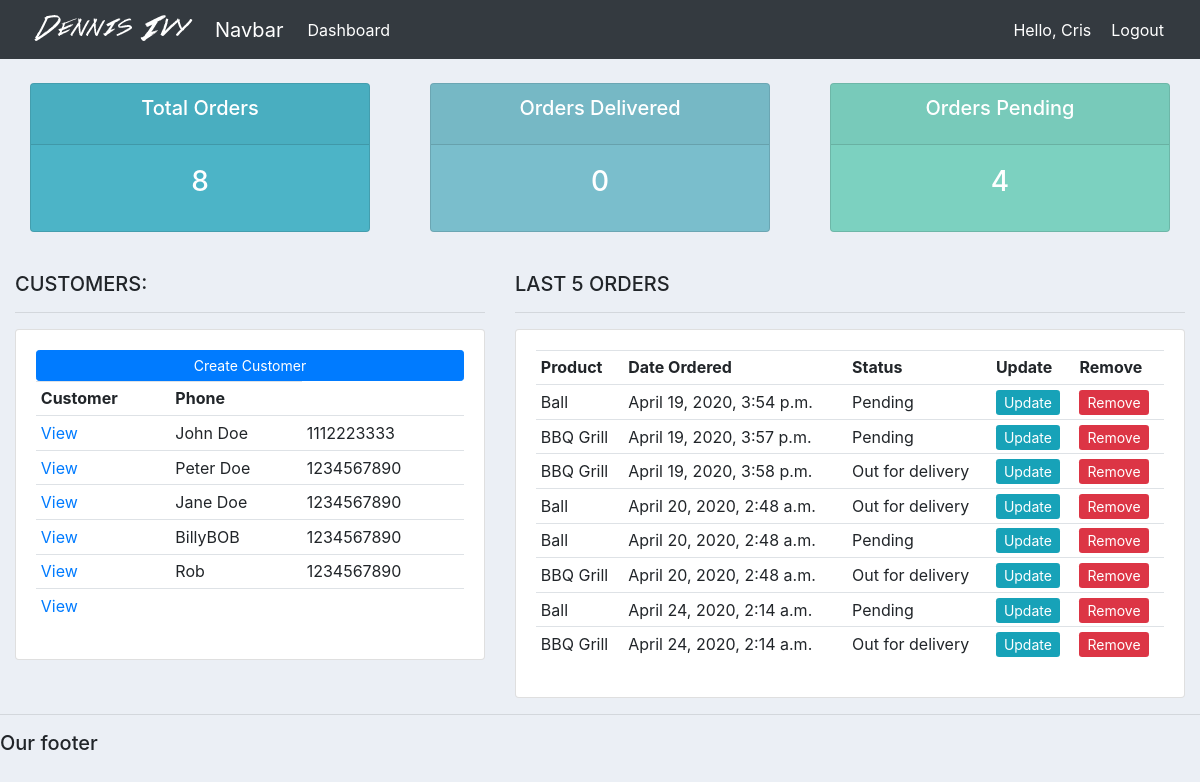
The app's page / (signed in), older data.
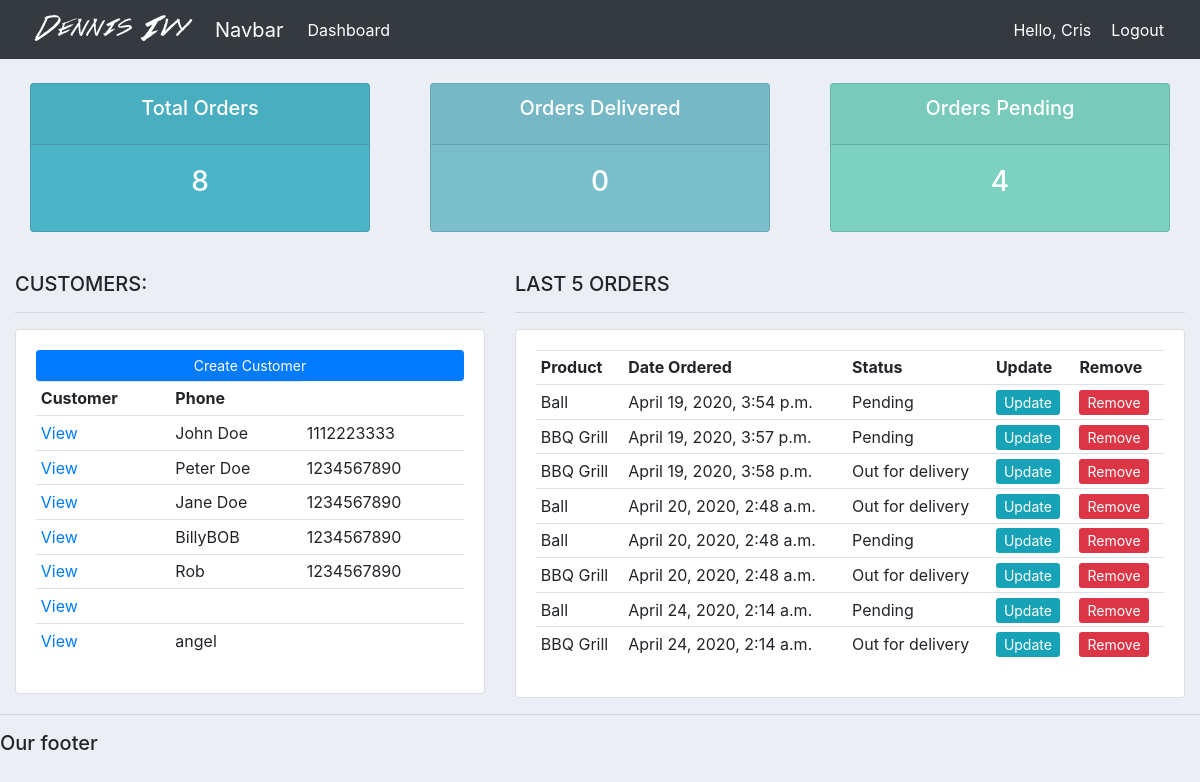
The same page, newer data.
### accounts/models.py (models this page shows, shortened)
class Customer(models.Model):
    user = models.OneToOneField(User, null=True, blank=True, on_delete=models.CASCADE)
    name = models.CharField(max_length=200)
    phone = models.CharField(max_length=200)
    email = models.CharField(max_length=200)
    profile_pic = models.ImageField(default="profile1.png", null=True, blank=True)
    date_created = models.DateTimeField(auto_now_add=True, null=True)

class Order(models.Model):
    STATUS = (
        ('Pending', 'Pending'),
        ('Out for delivery', 'Out for delivery'),
        ('Delivered', 'Delivered'),
    )
    customer = models.ForeignKey(Customer, null=True, on_delete= models.SET_NULL)
    product = models.ForeignKey(Product, null=True, on_delete=models.SET_NULL)
    date_created = models.DateTimeField(auto_now_add=True, null=True)
    status = models.CharField(max_length=200, null=True, choices=STATUS)
    note = models.CharField(max_length=1000, null=True)

class Product(models.Model):
    CATEGORY = (
        ('Indoor', 'Indoor'),
        ('Out Door', 'Out Door'),
    )
    name = models.CharField(max_length=200, null=True)
    price = models.FloatField(null=True)
    category = models.CharField(max_length=200, null=True, choices=CATEGORY)
    description = models.CharField(max_length=200, null=True, blank=True)
    date_created = models.DateTimeField(auto_now_add=True, null=True)
    tags = models.ManyToManyField(Tag)
    def __str__(self):
        return self.name

### accounts/decorators.py (the view)
    def wrapper_function(request, *args, **kwargs):
        group = None
        if request.user.groups.exists():
            group = request.user.groups.all()[0].name
        if group == 'Customer':
           return redirect('user-page')
        if group == 'Admin':
            return view_func(request, *args, **kwargs)

### accounts/views.py (called while the page is built)
@login_required(login_url='login')
@admin_only
def home(request):
    orders = Order.objects.all()
    customers = Customer.objects.all()
    total_customers = customers.count()
    total_orders = orders.count()
    delivered = orders.filter(status='Delivered').count()
    pending = orders.filter(status='Pending').count()
    context = {'orders': orders, 'customers': customers,
               'total_orders': total_orders, 'delivered': delivered, 'pending': pending}
    return render(request, 'accounts/dashboard.html', context)

### accounts/templates/accounts/dashboard.html
{%  extends 'accounts/main.html' %}
{% block content %}
{%  include 'accounts/status.html' %}
<br>
<div class="row">
	<div class="col-md-5">
		<h5>CUSTOMERS:</h5>
		<hr>
		<div class="card card-body">
			<a class="btn btn-primary  btn-sm btn-block" href="">Create Customer</a>
			<table class="table table-sm">
				<tr>
					<th>Customer</th>
					<th>Phone</th>
				</tr>
				{% for customer in customers %}
					<tr>
						<td><a href="{% url 'customer' customer.id %}">View</a></td>
						<td>{{customer.name}}</td>
						<td>{{customer.phone}}</td>
					</tr>
				{% endfor %}
			</table>
		</div>
	</div>
	<div class="col-md-7">
		<h5>LAST 5 ORDERS</h5>
		<hr>
		<div class="card card-body">
			<table class="table table-sm">
				<tr>
					<th>Product</th>
					<th>Date Ordered</th>
					<th>Status</th>
					<th>Update</th>
					<th>Remove</th>
				</tr>
				{% for order in orders %}
				<tr>
					<td>{{order.product}}</td>
					<td>{{order.date_created}}</td>
					<td>{{order.status}}</td>
					<td><a class="btn-sm btn-info" href="{% url 'update_order' order.id %}">Update</a></td>
					<td><a class="btn-sm btn-danger" href="{% url 'delete_order' order.id %}"=>Remove</a></td>
				</tr>
			{% endfor %}
			</table>
		</div>
	</div>
</div>
{% endblock %}

### accounts/templates/accounts/main.html (shortened to what this page needs)
{% load static %}
<!DOCTYPE html>
<html>
<head>
	<link rel="stylesheet" href="https://stackpath.bootstrapcdn.com/bootstrap/4.3.1/css/bootstrap.min.css">
    <link rel="stylesheet" type="text/css" href="{% static '/css/main.css' %}" >
</head>
<body>
	{%  include 'accounts/navbar.html' %}
	<div class="container-fluid">
	{% block content %}
	{% endblock %}
    </div>
	<hr>
	<h5>Our footer</h5>
</body>
</html>

### accounts/templates/accounts/navbar.html (shortened to what this page needs)
{% load static %}
<nav class="navbar navbar-expand-lg navbar-dark bg-dark">
  <img src="{% static 'images/logo.png' %}">
    <a class="navbar-brand" href="#">Navbar</a>
    <div class="collapse navbar-collapse" id="navbarNav">
      <ul class="navbar-nav">
        {% if request.user.is_staff %}
        <li class="nav-item active">
          <a class="nav-link" href="{% url 'home' %}">Dashboard</a>
        </li>
        {% else %}
        <li class="nav-item">
          <a class="nav-link" href="{% url 'products' %}">Products</a>
        </li>
        {% endif %}
      </ul>
    </div>
    <span class="hello-msg">Hello, {{request.user}}</span>
    <span><a class="hello-msg" href="{% url 'logout' %}">Logout</a></span>
  </nav>

### accounts/templates/accounts/status.html
<br>
<div class="row">
	<div class="col">
		<div class="col-md">
			<div class="card text-center text-white  mb-3" id="total-orders">
			  	<div class="card-header">
			  		<h5 class="card-title">Total Orders</h5>
			  	</div>
			  	<div class="card-body">
			    	<h3 class="card-title">{{total_orders}}</h3>
			  	</div>
			</div>
		</div>
	</div>
	<div class="col">
		<div class="col-md">
			<div class="card text-center text-white  mb-3" id="orders-delivered">
			  	<div class="card-header">
			  		<h5 class="card-title">Orders Delivered</h5>
			  	</div>
			  	<div class="card-body">
			    	<h3 class="card-title">{{delivered}}</h3>
			  	</div>
			</div>
		</div>
	</div>
	<div class="col">
		<div class="col-md">
			<div class="card text-center text-white  mb-3" id="orders-pending">
			  	<div class="card-header">
			  		<h5 class="card-title">Orders Pending</h5>
			  	</div>
			  	<div class="card-body">
			    	<h3 class="card-title">{{pending}}</h3>
			  	</div>
			</div>
		</div>
	</div>
</div>

### static/css/main.css (style rules this page uses)
body { background-color: #ebeff5; }
#total-orders { background-color: #4cb4c7; }
#orders-delivered { background-color: #7abecc; }
#orders-pending { background-color: #7CD1C0; }

### accounts/templates/accounts/navbar.html (style rules this page uses)
.hello-msg { font-size: 18 px; color: #fff; margin-right: 20px; }

Row changes from the older to the newer data that the page shows:
added Customer: name "angel"
